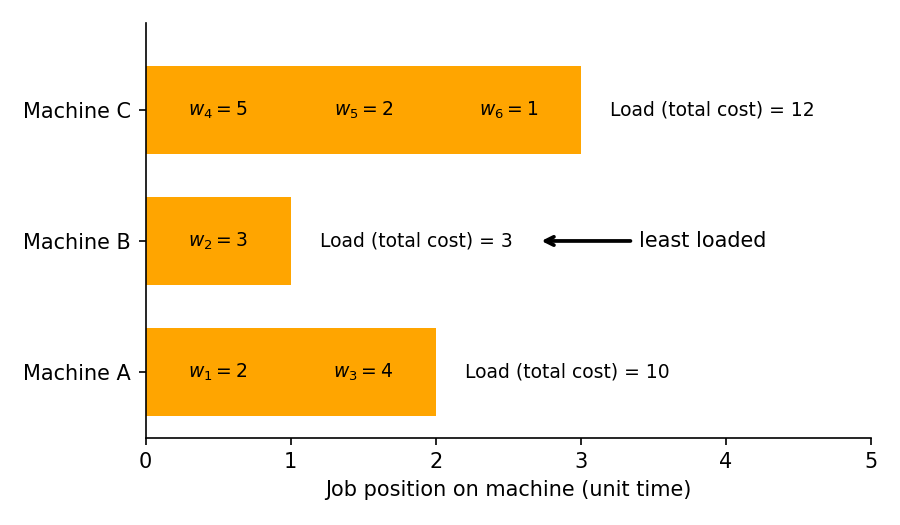

Recreate this plot in Python.
import matplotlib.pyplot as plt

# ------------------------------------------------------------------
# Example schedule just before placing the next job
#
#  • Each tuple: (machine_name, [(job_id, weight), …])
#  • All jobs have unit processing time, so bar width = 1.
#  • ‘Load’ on a machine = Σ  weight × completion-position.
# ------------------------------------------------------------------
machines = [
    ("Machine A", [(1, 2), (3, 4)]),
    ("Machine B", [(2, 3)]),
    ("Machine C", [(4, 5), (5, 2), (6, 1)])
]

bar_h   = 0.8
gap     = 0.4
fig, ax = plt.subplots(figsize=(6, 3.5))

loads, y_ticks, y_labels = [], [], []

# ------------------------------------------------------------------
# Draw one Gantt row per machine
# ------------------------------------------------------------------
for idx, (m_name, jobs) in enumerate(machines):
    y = idx * (bar_h + gap)
    y_ticks.append(y + bar_h/2)
    y_labels.append(m_name)

    # draw bars (unit length) + annotate weights
    for pos, (job, w) in enumerate(jobs, start=1):
        x = pos - 1
        ax.broken_barh([(x, 1)], (y, bar_h), facecolors="orange")
        ax.text(x + 0.5, y + bar_h/2, rf"$w_{{{job}}}={w}$",
                ha="center", va="center", fontsize=9)

    # calculate & label cumulative load
    load = sum(w * p for p, (_, w) in enumerate(jobs, start=1))
    loads.append(load)
    ax.text(len(jobs) + 0.2, y + bar_h/2, f"Load (total cost) = {load}",
            va="center", fontsize=9)

# ------------------------------------------------------------------
# Arrow to least-loaded machine
# ------------------------------------------------------------------
least = loads.index(min(loads))
arrow_y = least * (bar_h + gap) + bar_h/2
arrow_x = len(machines[least][1]) + 1.7
ax.annotate("least loaded",
            xy=(arrow_x, arrow_y),
            xytext=(arrow_x + .7, arrow_y),
            arrowprops=dict(arrowstyle="->", lw=1.8),
            va="center")

# ------------------------------------------------------------------
# Cosmetic axes tweaks
# ------------------------------------------------------------------
ax.set_ylim(-0.2, len(machines)*(bar_h + gap))
ax.set_xlim(0, max(len(j) for _, j in machines) + 2)
ax.set_yticks(y_ticks)
ax.set_yticklabels(y_labels)
ax.set_xlabel("Job position on machine (unit time)")
# ax.set_title("Greedy: Least-Loaded")
ax.spines["top"].set_visible(False)
ax.spines["right"].set_visible(False)
plt.tight_layout()
plt.savefig("./least_loaded.png", dpi=150)

